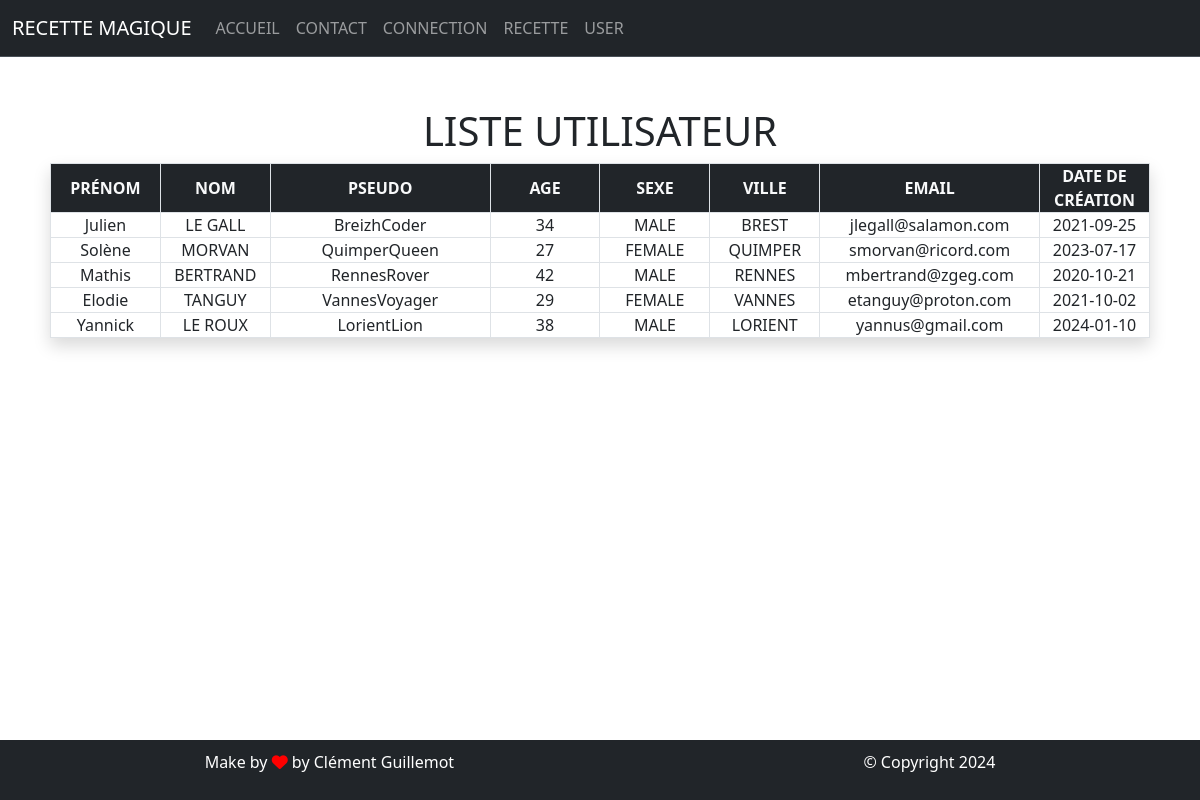
The page /requette_users.php on the database its author committed.
### tables this page shows
CREATE TABLE users (
    id INT AUTO_INCREMENT PRIMARY KEY NOT NULL,
    first_name VARCHAR(100),
    last_name VARCHAR(100),
    pseudo VARCHAR(100) NOT NULL,
    age INT NOT NULL,
    sexe VARCHAR(100),
    city VARCHAR(100),
    phone VARCHAR(100),
    email VARCHAR(100) NOT NULL,
    password_user VARCHAR(100) NOT NULL,
    date_creation_user DATE NOT NULL
);

### requette_users.php (the view, shortened to what this page needs)
<?php
require_once('databaseconnect.php');
$queryUsers = "SELECT first_name, last_name, pseudo, age, sexe, city, email, date_creation_user FROM users";
$usersStatement = $mysqlClient->prepare($queryUsers);
$usersStatement->execute();
$users = $usersStatement->fetchAll(PDO::FETCH_ASSOC);
require_once('head.php');
require_once('header.php');
?>
<main>
    <h1 class="text-center text-uppercase">liste utilisateur</h1>
    <table class="border shadow m-auto col-11">
        <thead class="bg-dark text-light">
            <tr>
                <th class="text-uppercase text-center border col-1">prénom</th>
                <th class="text-uppercase text-center border col-1">nom</th>
                <th class="text-uppercase text-center border col-2">pseudo</th>
                <th class="text-uppercase text-center borde col-1">age</th>
                <th class="text-uppercase text-center border col-1">sexe</th>
                <th class="text-uppercase text-center border col-1">ville</th>
                <th class="text-uppercase text-center border col-2">email</th>
                <th class="text-uppercase text-center border col-1">date de création</th>
            </tr>
        </thead>
        <tbody>
            <?php foreach($users as $user):?>
            <tr>
                <td class="text-center border"><?=$user['first_name'];?></td>
                <td class="text-center border text-uppercase"><?=$user['last_name'];?></td>
                <td class="text-center border"><?=$user['pseudo'];?></td>
                <td class="text-center border"><?=$user['age'];?></td>
                <td class="text-center border text-uppercase"><?=$user['sexe'];?></td>
                <td class="text-center border text-uppercase"><?=$user['city'];?></td>
                <td class="text-center border"><?=$user['email'];?></td>
                <td class="text-center border"><?=$user['date_creation_user'];?></td>
            </tr>
            <?php endforeach;?>
        </tbody>
    </table>
</main>
<?php
require_once('footer.php');

### head.php (shortened to what this page needs)
<!DOCTYPE html>
    <html lang="fr">
        <head>
            <link href="https://cdn.jsdelivr.net/npm/bootstrap@5.3.2/dist/css/bootstrap.min.css" rel="stylesheet">
            <link rel="stylesheet" href="style.css">
        </head>
        <body>

### header.php (shortened to what this page needs)
<header>
    <nav class="navbar navbar-expand-lg bg-dark border-bottom border-body" data-bs-theme="dark">
        <div class="container-fluid">
            <a href="" class="navbar-brand uppercase">Recette Magique</a>
            <div class="collapse navbar-collapse" id="navbarSupportedContent">
                <ul class="navbar-nav me-auto mb-2 mb-lg-0">
                    <li class="nav-item">
                        <a class="nav-link text-uppercase" aria-current="page" href="index.php">Accueil</a>
                    </li>
                    <li class="nav-item">
                        <a class="nav-link text-uppercase" href="contact_form.php">Contact</a>
                    </li>
                    <li class="nav-item">
                        <a href="connect_form.php" class="nav-link text-uppercase">Connection</a>
                    </li>
                    <li class="nav-item">
                        <a href="requette_recipes.php" class="nav-link text-uppercase">Recette</a>
                    </li>
                    <li class="nav-item">
                        <a href="requette_users.php" class="nav-link text-uppercase">user</a>
                    </li>
                </ul>
            </div>
        </div>
    </nav>
</header>

### footer.php
        <footer class="bg-dark position-fixed bottom-0 start-0 end-0 text-center d-flex justify-content-around align-items-center">
                <p>Make by <span><i class="fa-solid fa-heart red"></i></span> by Clément Guillemot</p>
                <p>&copy; Copyright <?= date('Y'); ?></p>
        </footer>
    </body>
</html>

### style.css (style rules this page uses)
* { margin: 0; padding: 0; box-sizing: border-box; }
.uppercase { text-transform: uppercase; }
footer { color: white; height: 60px; }
.red { color: red; }
main { text-align: center; padding: 50px 0; }

### rows shown on the page
users: first_name "Julien", last_name "LE GALL", pseudo "BreizhCoder", age "34", sexe "MALE", city "BREST", email "jlegall@salamon.com", date_creation_user "2021-09-25"
users: first_name "Solène", last_name "MORVAN", pseudo "QuimperQueen", age "27", sexe "FEMALE", city "QUIMPER", email "smorvan@ricord.com", date_creation_user "2023-07-17"
users: first_name "Mathis", last_name "BERTRAND", pseudo "RennesRover", age "42", sexe "MALE", city "RENNES", email "mbertrand@zgeg.com", date_creation_user "2020-10-21"
users: first_name "Elodie", last_name "TANGUY", pseudo "VannesVoyager", age "29", sexe "FEMALE", city "VANNES", email "etanguy@proton.com", date_creation_user "2021-10-02"
users: first_name "Yannick", last_name "LE ROUX", pseudo "LorientLion", age "38", sexe "MALE", city "LORIENT", email "yannus@gmail.com", date_creation_user "2024-01-10"
